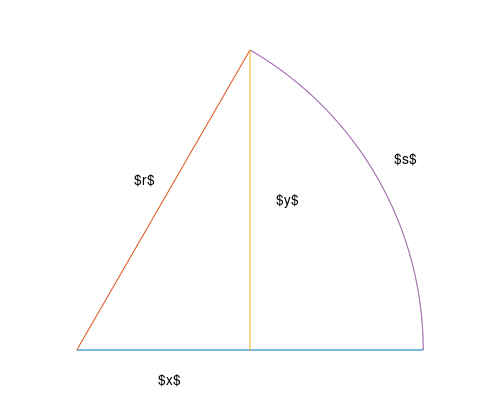
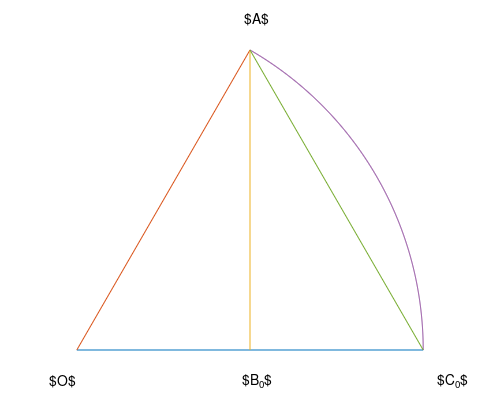
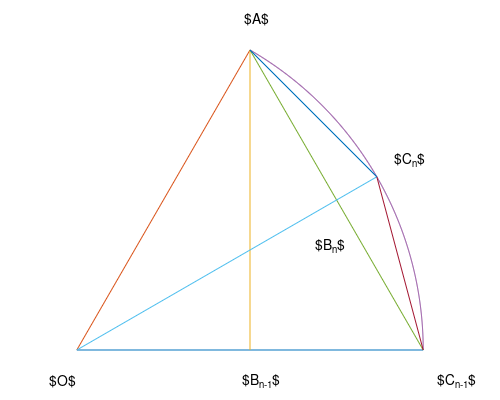
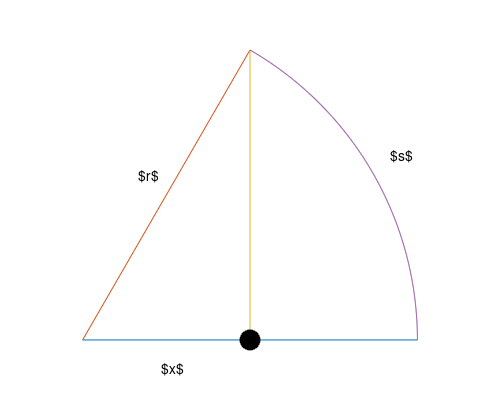

The MATLAB script that drew these images, in order:
% =============================================================================
% Copyright © 2026 Fredrik Bierich
% 
% This file is licensed under the MIT License.
%
% Permission is hereby granted to use, copy, modify, merge, and distribute 
% this software for any purpose, provided that the above copyright notice 
% and this permission notice are included in all copies.
%
% For commercial licensing inquiries, please contact: fredrik.bierich@gmail.com
% =============================================================================
function main()
    circularsectorfigure();
    circularsectorsequencefigure();
    simpleharmonicmotionfigure();
    uniformcircularmotionfigure();
    uniformcircularmotionvectordiagramfigure();
    function circularsectorfigure()
        f = figure('Visible', 'off');
        ax = axes(f);
        drawcircularsector(ax);
        axis(ax, 'equal', 'off');
        text(ax, 0.1675, 0.49, '$r$');
        text(ax, 0.9185, 0.5506, '$s$');
        text(ax, 0.235, -0.0877, '$x$');
        text(ax, 0.5775, 0.431, '$y$');
        print2tex(f, 'circular_sector.tex');
        close(f);
    end
    function circularsectorsequencefigure()
        O = [0; 0];
        r = 1;
        s1 = 0;
        s2 = 1.0472;
        f = figure('Visible', 'off');
        ax = axes(f, 'NextPlot', 'add');
        [pl, ~] = drawcircularsector(ax, O, r, s1, s2);
        plot(ax, pl(1, [1, end]), pl(2, [1, end]));
        axis(ax, 'equal', 'off');
        text(ax, -0.08, -0.0877, '$O$');
        text(ax, 0.485, 0.957, '$A$');
        t1 = text(ax, 1.0415, -0.0877, '$C_0$');
        t2 = text(ax, 0.4795, -0.0877, '$B_0$');
        print2tex(f, 'circular_sector_sequence_base_case.tex');
        mid = (s1 + s2) / 2;
        pmid = [cos2(r, mid); sin2(r, mid)];
        plot(ax, [O(1), pmid(1)], [O(2), pmid(2)]);
        plot(ax, [pmid(1), pl(1, 1)], [pmid(2), pl(2, 1)]);
        plot(ax, [pmid(1), pl(1, end)], [pmid(2), pl(2, end)]);
        set(t1, 'string', '$C_{n-1}$');
        set(t2, 'string', '$B_{n-1}$');
        text(ax, 0.9185, 0.5506, '$C_n$');
        text(ax, 0.689, 0.3031, '$B_n$');
        print2tex(f, 'circular_sector_sequence_recursive_step.tex');
        close(f);
    end
    function simpleharmonicmotionfigure()
        f = figure('Visible', 'off');
        ax = axes(f, 'NextPlot', 'add');
        [~, q] = drawcircularsector(ax);
        fillcircle(ax, q);
        axis(ax, 'equal', 'off');
        text(ax, 0.1675, 0.49, '$r$');
        text(ax, 0.9185, 0.5506, '$s$');
        text(ax, 0.235, -0.0877, '$x$');
        print2tex(f, 'simple_harmonic_motion.tex');
        close(f);
    end
    function uniformcircularmotionfigure()
        f = figure('Visible', 'off');
        ax = axes(f, 'NextPlot', 'add');
        [pl, ~] = drawcircularsector(ax);
        fillcircle(ax, pl(:, end));
        axis(ax, 'equal', 'off');
        text(ax, 0.1675, 0.49, '$r$');
        text(ax, 0.9185, 0.5506, '$s$');
        text(ax, 0.235, -0.0877, '$x$');
        text(ax, 0.5775, 0.431, '$y$');
        print2tex(f, 'uniform_circular_motion.tex');
    end
    function uniformcircularmotionvectordiagramfigure()
        O = [0; 0];
        r = 0.03;
        f = figure('Visible', 'off');
        ax = axes(f, 'NextPlot', 'add');
        [pl, q] = drawcircularsector(ax, O);
        fillcircle(ax, pl(:, end), r);
        axis(ax, 'equal', 'off');
        drawarrow(ax, O, q);
        T = @(p1, p2, d) p2 + d * normalize(p2 - p1, "norm", 2);
        drawarrow(ax, q, T(q, pl(:, end), -r));
        drawarrow(ax, O, T(O, pl(:, end), -r));
        text(ax, 0.1675, 0.49, '$\vec{r}$');
        text(ax, 0.235, -0.0877, '$\vec{r}_x$');
        text(ax, 0.5775, 0.431, '$\vec{r}_y$');
        print2tex(f, 'uniform_circular_motion_position_vector_diagram.tex');
        close(f);
    end
end
function s = acos2(r, x, m = 10)
    assert(r > 0);
    assert(abs(x) <= r);
    assert(m >= 0);
    d_r = 2 * r;
    d_rr = d_r * r;
    a = x;
    for k = 1 : m
        a = sqrt(d_rr + d_r * a) / 2;
    end
    s = 2 ^ m * sqrt(d_rr - d_r * a);
end
function x = cos2(r, s, m = 10)
    assert(r > 0);
    assert(m >= 0);
    a = 1 - (s / (2 ^ m * r)) .^ 2 / 2;
    for k = 1 : m
        a = 2 * a .^ 2 - 1;
    end
    x = r * a;
end
function y = sin2(r, s, m = 10)
    assert(r > 0);
    assert(m >= 0);
    y = cos2(r, acos2(r, 0, m) - s, m);
end
function pl = circle(O, r, n)
    assert(r > 0);
    assert(n > 1);
    l = linspace(0, 2 * acos2(r, -r), n);
    pl = O + [cos2(r, l); sin2(r, l)];
end
function [shaft, head] = arrow(p1, p2, headWidth, headLength)
    assert(~isequal(p1, p2));
    assert(headWidth > 0);
    assert(headLength > 0);
    dp = p2 - p1;
    dpnorm = norm(dp);
    assert(dpnorm > headLength);
    t1 = dp / dpnorm .* [headLength, headWidth / 2];
    t2 = p2 - t1(:, 1);
    shaft = [p1, t2];
    head = [t2(1) + t1(2, 2), p2(1), t2(1) - t1(2, 2); t2(2) - t1(1, 2), p2(2), t2(2) + t1(1, 2)];
end
function [pl, q] = circularsector(O, r, s1, s2, n)
    assert(r > 0);
    assert(s1 ~= s2);
    assert(n > 1);
    l = linspace(s1, s2, n);
    t1 = [cos2(r, l); sin2(r, l)];
    t2 = t1' * t1(:, 1);
    assert(all(t2 > 0));
    pl = O + t1;
    q = O + t1(:, 1) * (t2(end) / t2(1));
end
function fillcircle(ax, O = [0; 0], r = 0.03, edgeColor = [0, 0, 0], faceColor = [0, 0, 0], n = 1000)
    nextPlot = get(ax, 'NextPlot');
    cleanupObj = onCleanup(@() set(ax, 'NextPlot', nextPlot));
    set(ax, 'NextPlot', 'add');
    pl = circle(O, r, n);
    patch(ax, pl(1, :), pl(2, :), 'EdgeColor', edgeColor, 'FaceColor', faceColor);
end
function drawarrow(ax, p1, p2, headWidth = 0.025, headLength = 0.075, shaftColor = [0, 0, 0], headEdgeColor = [0, 0, 0], headFaceColor = [0, 0, 0])
    nextPlot = get(ax, 'NextPlot');
    cleanupObj = onCleanup(@() set(ax, 'NextPlot', nextPlot));
    set(ax, 'NextPlot', 'add');
    [shaft, head] = arrow(p1, p2, headWidth, headLength);
    plot(ax, shaft(1, :), shaft(2, :), 'Color', shaftColor);
    patch(ax, head(1, :), head(2, :), 'EdgeColor', headEdgeColor, 'FaceColor', headFaceColor);
end
function [pl, q] = drawcircularsector(ax, O = [0; 0], r = 1, s1 = 0, s2 = 1.0472, n = 1000)
    nextPlot = get(ax, 'NextPlot');
    cleanupObj = onCleanup(@() set(ax, 'NextPlot', nextPlot));
    set(ax, 'NextPlot', 'add');
    [pl, q] = circularsector(O, r, s1, s2, n);
    plot(ax, [O(1), pl(1, 1)], [O(2), pl(2, 1)]);
    plot(ax, [O(1), pl(1, end)], [O(2), pl(2, end)]);
    plot(ax, [q(1), pl(1, end)], [q(2), pl(2, end)]);
    plot(ax, pl(1, :), pl(2, :));
end
function print2tex(figureHandle, fileName, figureWidth = 5, figureHeight = 4, figureMargin = 0.5)
    units = get(figureHandle, 'Units');
    position = get(figureHandle, 'Position');
    paperPositionMode = get(figureHandle, 'PaperPositionMode');
    cleanupObj = onCleanup(@() set(figureHandle, 'Units', units, 'Position', position, 'PaperPositionMode', paperPositionMode));
    assert(figureWidth > 0);
    assert(figureHeight > 0);
    assert(figureMargin >= 0);
    axesHandle = get(figureHandle, 'CurrentAxes');
    left = figureMargin / figureWidth;
    bottom = figureMargin / figureHeight;
    axesWidth = 1 - 2 * left;
    axesHeight = 1 - 2 * bottom;
    set(axesHandle, 'Units', 'normalized');
    set(axesHandle, 'Position', [left, bottom, axesWidth, axesHeight]);
    set(figureHandle, 'Units', 'Inches');
    position = get(figureHandle, 'Position');
    set(figureHandle, 'Position', [position(1), position(2), figureWidth, figureHeight]);
    set(figureHandle, 'PaperPositionMode', 'auto');
    print(figureHandle, fileName, '-dtex');
end
